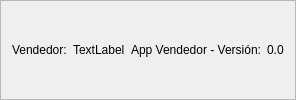
        <widget class="QFrame" name="footer_container">
         <property name="minimumSize">
          <size>
           <width>0</width>
           <height>0</height>
          </size>
         </property>
         <property name="maximumSize">
          <size>
           <width>16777215</width>
           <height>100</height>
          </size>
         </property>
         <property name="frameShape">
          <enum>QFrame::StyledPanel</enum>
         </property>
         <property name="frameShadow">
          <enum>QFrame::Raised</enum>
         </property>
         <layout class="QHBoxLayout" name="horizontalLayout_6">
          <property name="topMargin">
           <number>2</number>
          </property>
          <property name="bottomMargin">
           <number>2</number>
          </property>
          <item>
           <widget class="QLabel" name="label_8">
            <property name="maximumSize">
             <size>
              <width>70</width>
              <height>16777215</height>
             </size>
            </property>
            <property name="text">
             <string>Vendedor:</string>
            </property>
           </widget>
          </item>
          <item>
           <widget class="QLabel" name="lb_vendedor">
            <property name="maximumSize">
             <size>
              <width>500</width>
              <height>16777215</height>
             </size>
            </property>
            <property name="text">
             <string>TextLabel</string>
            </property>
           </widget>
          </item>
          <item>
           <widget class="QLabel" name="label_2">
            <property name="maximumSize">
             <size>
              <width>150</width>
              <height>16777215</height>
             </size>
            </property>
            <property name="styleSheet">
             <string notr="true">QLabel{
}</string>
            </property>
            <property name="text">
             <string>App Vendedor - Versión:</string>
            </property>
           </widget>
          </item>
          <item>
           <widget class="QLabel" name="lb_version">
            <property name="maximumSize">
             <size>
              <width>99999</width>
              <height>16777215</height>
             </size>
            </property>
            <property name="text">
             <string>0.0</string>
            </property>
           </widget>
          </item>
         </layout>
        </widget>
